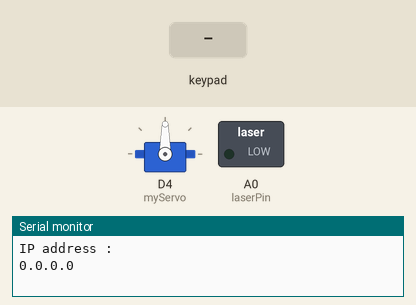
This sketch was run on a simulated ESP8266 (NodeMCU). Parts: servo, switched loads named in the sketch (green lamp = pin HIGH), the last lines printed to the serial monitor. Inputs (shaded band) come from the test bench. WiFi joins after 1.5 s; servers stay silent unless stated; the Firebase database answers and starts empty.

Above: at 0.22 s.
At 2.5 s:
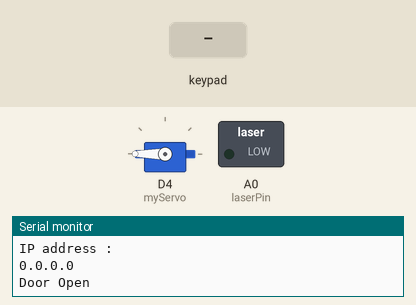
2.6 s: key '*' pressed
At 5.4 s:
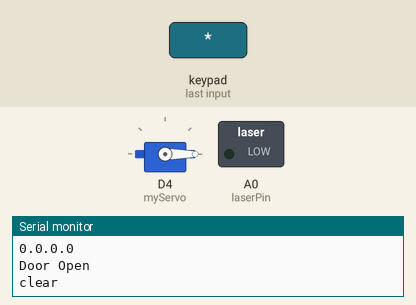
5.6 s: keypad keys 1 3 9 7 pressed 0.4 s apart
8.7 s: key '#' pressed
Timing chart, 0 to 11.7 s (numbered marks = the images above; inputs shaded):
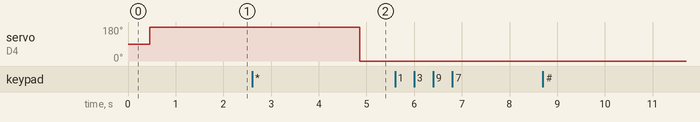

The sketch:

IoT-Project.ino
```cpp
#include <Servo.h>
#include <FirebaseESP8266.h>
#include <ArduinoJson.h>
#include <ESP8266WiFi.h>
#include <Keypad.h>

//set ket noi Internaet
#define WIFI_SSID  "Abc"
#define WIFI_PASS "271Th103"


//setup Realtime data
#define FIREBASE_HOST "iot-esp8266-d1fde-default-rtdb.firebaseio.com"
#define FIREBASE_AUTH "QJQHLiLqYi73ufn0BohbBhThkDF5KWcsernhjnaC"
FirebaseData firebaseData;
String path = "/";
bool x = true;
FirebaseJson json;
int laserPin = A0;

// define device
const byte ROWS = 4;
const byte COLS = 3;
char keys[ROWS][COLS] = {
    {'1', '2', '3'}, {'4', '5', '6'}, {'7', '8', '9'}, {'*', '0', '#'}};
byte rowPins[ROWS] = {D0,D1,D2,D3};
byte colPins[COLS] = {D5,D6,D7};
Keypad keypad = Keypad(makeKeymap(keys), rowPins, colPins, ROWS, COLS);

Servo myServo;

// define pass

String STR = "****"; // Cài đặt mật khẩu tùy ý
String str = "++++";
bool stateDoor = true;
bool command = true;
int failTimes = 0;
int i, j, count = 0;
String Temp = "";
String Pass = "";
unsigned long Past=0;
unsigned long Current = 0;

// define path
void setup() {
  Serial.begin(9600);
  WiFi.begin(WIFI_SSID,WIFI_PASS);
  Firebase.begin(FIREBASE_HOST,FIREBASE_AUTH);
  Firebase.reconnectWiFi(true);
  Serial.println("IP address :");
  Serial.println(WiFi.localIP());
  // Offline
  myServo.attach(D4);
  keypad.begin(makeKeymap(keys));
  pinMode(laserPin, OUTPUT);
}

void loop() {
  //day du lieu
  char key = keypad.getKey();
    if(i==0){
    if(Firebase.getBool(firebaseData, path + "/stateDoor")) command = firebaseData.boolData();

      if(Firebase.getString(firebaseData, path + "/password")) {
        Pass = firebaseData.stringData();
        STR[0]=Pass[0];
        STR[1]=Pass[1];
        STR[2]=Pass[2];
        STR[3]=Pass[3];
      }
    if(Firebase.getString(firebaseData, path + "/tempPassword")) Temp=firebaseData.stringData();
    if(failTimes >= 3)  {Firebase.setString(firebaseData, path + "/warning","Co Nguoi dang co mo cua"+(String)failTimes+"lan");failTimes=0;
      digitalWrite(laserPin, HIGH);
      delay(3000);
      digitalWrite(laserPin, LOW);
    }

    if(command!=stateDoor){
        myServo.write(180);
        delay(1000);
        Serial.println("Door Open");
        Past = millis();
        stateDoor = 0;
        failTimes = 0;
        Firebase.setBool(firebaseData, path + "/stateDoor", stateDoor );
    }
  }
  if(stateDoor){
    if (key && key!='*') // Nhập mật khẩu
    {
      if (i == 0) {
        str[0] = key;
        Serial.print(str[0]);
      }
      if (i == 1) {
        str[1] = key;
        Serial.print(str[1]);
      }
      if (i == 2) {
        str[2] = key;
        Serial.print(str[2]);
      }
      if (i == 3) {
        str[3] = key;
        Serial.print(str[3]);
        count = 1;
      }
      i = i + 1;
    }
    if (count == 1) {
      int wrongKey = 4 ;
      for ( int i=0; i<4;i++){
        if(str[i]==STR[i]||str[i]==Temp[i])
          wrongKey=wrongKey-1;
        }
      if (wrongKey==0){
        myServo.write(180);
        delay(1000);
        Serial.println("Door Open");
        stateDoor = 0;
        Firebase.setString(firebaseData, path + "/notification", str );
        Firebase.setBool(firebaseData, path + "/stateDoor", stateDoor );
        delay(1000);
        i = 0;
        count = 0;
        failTimes = 0;
      }
      else {
        Serial.println("   Incorrect!");
        failTimes = failTimes +1;
        delay(1000);
        Serial.println(" Enter Password");
        i = 0;
        count = 0;
      }
    }
  }
  else{
      i=0;
    if (key == '#') {
      myServo.write(0);
      delay(1000);
      Serial.println(" Door closed");
      stateDoor = 1;
      Firebase.setBool(firebaseData, path + "/stateDoor", stateDoor );
      Serial.println(" Enter Password");
      i = 0;
    }
    Current=millis();
    if(Current-Past>3000){
      myServo.write(0);
      delay(1000);
      Serial.println(" Door closed");
      stateDoor = 1;
      Firebase.setBool(firebaseData, path + "/stateDoor", stateDoor );
      Serial.println(" Enter Password");
      Past = Current;
      i = 0;
    }
    if (key == '*') {
      i=0;
      Serial.println("clear");
      delay(1000);
    }
  }
}


  
```
